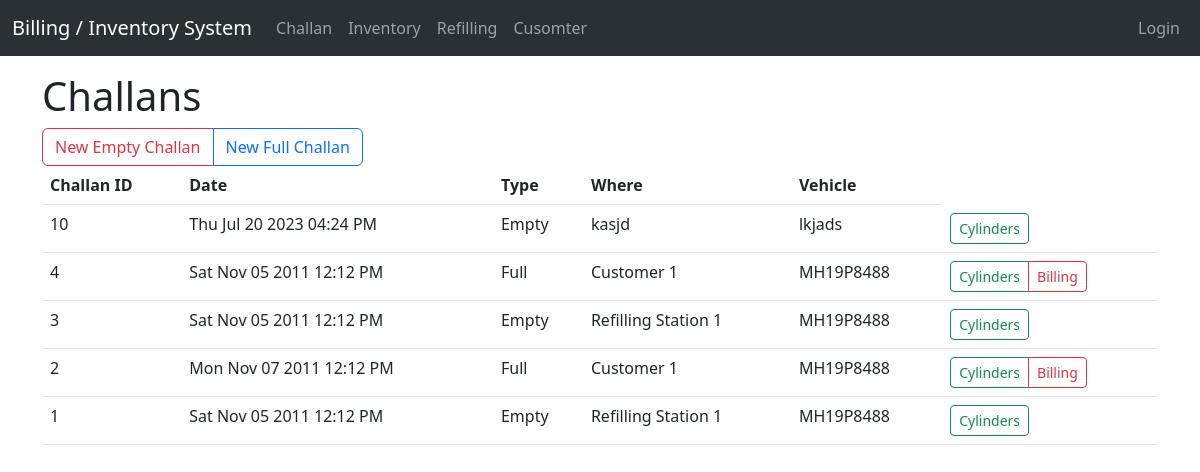
Screenshot of /challan (signed in) with the database file from the repository.
### tables this page shows
CREATE TABLE challan (         challan_id INTEGER PRIMARY KEY,         challan_date TIMESTAMP,         challan_type INTEGER,         challan_where VARCHAR(255),         vehicle VARCHAR(255)     );

### main.py (the view)
@app.route("/challan")
def challan():
    if request.cookies.get("type") != "admin":
        return abort(403)
    challan_items = db_handler.get_challan_items()
    return render_template("challan.html", challan_items=challan_items)

### db_handler.py (called while the page is built)
def connect_db():
    con = sqlite3.connect(
        "database.db", detect_types=sqlite3.PARSE_DECLTYPES | sqlite3.PARSE_COLNAMES
    )
    cur = con.cursor()
    return (con, cur)

def get_challan_items():
    con, cur = connect_db()
    cur.execute("SELECT * FROM challan ORDER BY challan_id DESC")
    return cur.fetchall()

### templates/challan.html
{% include "header.html" %}
<div class="container mt-3">
    <h1>Challans</h1>
    <div class="btn-group">
        <a class="btn btn-outline-danger" href="/challan_empty">New Empty Challan</a>
        <a class="btn btn-outline-primary" href="/challan_full">New Full Challan</a>
    </div>
    <table id="data" class="table">
        <thead>
            <tr>
                <th>Challan ID</th>
                <th>Date</th>
                <th>Type</th>
                <th>Where</th>
                <th>Vehicle</th>
            </tr>
        </thead>
        <tbody>
            {% for challan_item in challan_items %}
            <tr class="{{ '' if True else 'table-warning' if challan_item[2] else 'table-danger' }}">
                <td>{{ challan_item[0] }}</td>
                <td>{{ challan_item[1].strftime('%a %b %d %Y %I:%M %p') }}</td>
                <td>{{ "Full" if challan_item[2] else "Empty" }}</td>
                <td>{{ challan_item[3] }}</td>
                <td>{{ challan_item[4] }}</td>
                <td>
                    <form style="margin:0;">
                        <div class="btn-group" role="group">
                            <button name="id" value="{{ challan_item[0] }}" type="submit"
                                class="btn btn-outline-success btn-sm" formaction="/challan_cylinder"
                                formmethod="get">Cylinders</button>
                            {% if challan_item[2] %}
                            <button name="id" value="{{ challan_item[0] }}" type="submit"
                                class="btn btn-outline-danger btn-sm" formaction="/challan_billing"
                                formmethod="get">Billing</button>
                            {% endif %}
                        </div>
                    </form>
                </td>
            </tr>
            {% endfor %}
        </tbody>
    </table>
</div>
{% include "footer.html" %}

### rows the page displays
challan: challan_id "10", challan_date "Thu Jul 20 2023 04:24 PM", challan_type "Empty", challan_where "kasjd", vehicle "lkjads"
challan: challan_id "4", challan_date "Sat Nov 05 2011 12:12 PM", challan_type "Full", challan_where "Customer 1", vehicle "MH19P8488"
challan: challan_id "3", challan_date "Sat Nov 05 2011 12:12 PM", challan_type "Empty", challan_where "Refilling Station 1", vehicle "MH19P8488"
challan: challan_id "2", challan_date "Mon Nov 07 2011 12:12 PM", challan_type "Full", challan_where "Customer 1", vehicle "MH19P8488"
challan: challan_id "1", challan_date "Sat Nov 05 2011 12:12 PM", challan_type "Empty", challan_where "Refilling Station 1", vehicle "MH19P8488"
